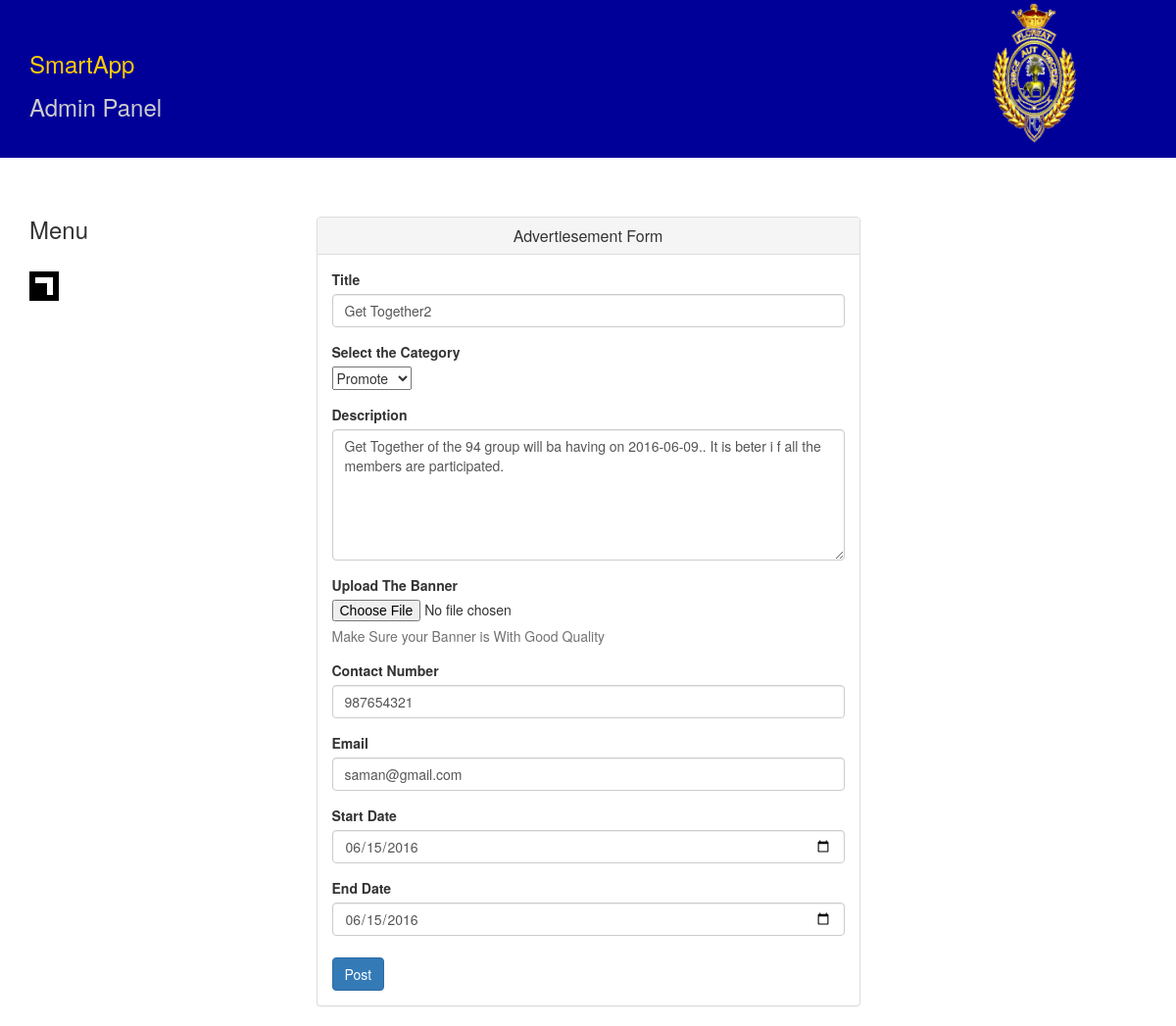
Screenshot of /editAdvertiesement.php?Edit_id=1 with the database file from the repository.
### tables this page shows
CREATE TABLE IF NOT EXISTS `postadvertiesement` (
  `IDAdd` int(11) NOT NULL AUTO_INCREMENT,
  `Type` varchar(20) NOT NULL,
  `Title` varchar(40) NOT NULL,
  `Image` varchar(100) NOT NULL,
  `Description` varchar(150) NOT NULL,
  `ContactNo` int(11) NOT NULL,
  `Email` varchar(30) NOT NULL,
  `StartDate` varchar(15) NOT NULL,
  `EndDate` varchar(15) NOT NULL,
  `CDate` varchar(40) NOT NULL,
  PRIMARY KEY (`IDAdd`)
);

### editAdvertiesement.php (the view, shortened to what this page needs)
<!DOCTYPE html PUBLIC "-//W3C//DTD XHTML 1.0 Transitional//EN" "http://www.w3.org/TR/xhtml1/DTD/xhtml1-transitional.dtd">
<html xmlns="http://www.w3.org/1999/xhtml">
<head>
   <link rel="stylesheet" href="css/style.css"></link>
   <link rel="stylesheet" href="css/bootstrap.min.css"></link>
<link type="text/css" rel="stylesheet" href="sideviewmenu.css" />
</head>
<body background="img/body.jpg">
<div class="container-fluid" id="maincontainer">
 <div class="col-md-4 box1">
  <p class="smartappheading">SmartApp</p>
   <p>Admin Panel</p>
 </div>
  <div class="col-md-2">
  <img src="img/oie_trans.gif" width="100" height="150" />
 </div>
 </div>
<body background="images/body.jpg">
<?php
if($_GET['Edit_id'])
{
$id = $_GET['Edit_id'];
}
include('includes/db.php');
$query = "select * from postadvertiesement where IDAdd='".$id."'";
$result=mysqli_query($mysqli,$query);
while($row=mysqli_fetch_array($result)){
?>
<div class="container">
<div class="row">
<div class="col-md-3">
<ul class="nav nav-pills nav-stacked"><br><br>
<h3>Menu </h3><br/>
<div class="toggler" onClick="sideviewmenu.toggle()"></div>
</ul>
</div>
<div class="col-md-6">
<div class="panel panel-default">
<div class="panel-heading">
<h4 class="panel-title" align="center">Advertiesement Form</h4>
</div>
<div class="panel-body">
<form name="form1"  method="POST" action="editAdd_form.php" onSubmit="return validateform();" enctype="multipart/form-data">
   <div class="form-group">
    <label for="fnam">Title</label>
    <input type="text" class="form-control" name="title" value="<?php echo $row['Title'] ?>">
  </div>
<div class = "form-group">
 <label for="list">Select the Category</label>
 <div>
<select name="type">
  <option value="Promote">Promote</option>
  </select>
</div>
</div>
    <div class="form-group">
    <label for="addr">Description</label>
    <textarea class="form-control" name="dis" rows="6"><?php echo $row['Description'] ?></textarea>
  </div>
  <div class="form-group">
    <label for="ima">Upload The Banner</label>
    <input type="file" name="input"/>
    <p class="help-block">Make Sure your Banner is With Good Quality</p>
  </div>
  <div class="form-group">
    <label for="fnam">Contact Number</label>
    <input type="text" class="form-control" name="contact" value="<?php echo $row['ContactNo'] ?>">
  </div>
  <div class="form-group">
    <label for="fnam">Email</label>
    <input type="text" class="form-control" name="email" value="<?php echo $row['Email'] ?>">
  </div>
  <div class="form-group">
    <label for="fnam">Start Date</label>
    <input type="date" class="form-control" name="sdate" value="<?php echo date('Y-m-d');?>"/>
  </div>
  <div class="form-group">
    <label for="fnam">End Date</label>
    <input type="date" class="form-control" name="edate" value="<?php echo date('Y-m-d');?>"/>
  </div>
  <button type="submit" class="btn btn-primary" name="btn-signup" value="submit">Post</button>
</form>
<?php } ?>
</div>
</div>
</div>
<div class="col-md-3"><br/>
</div>
</div>
</div>
</body>
</html>

### css/style.css (style rules this page uses)
#maincontainer { background-color:#009 }
.box1 { color:#CCC; font-size:24px; padding:1em; padding-top:2em; padding-left:0; }
.smartappheading { color:#FC0; font:"MS Serif", "New York", serif; }
.panel-default { margin-top:60px; }
.btn { margin-top: 7px; }

### sideviewmenu.css (style rules this page uses)
body { -webkit-transition: background 0.5s ease-in; transition: background 0.5s ease-in; }
.toggler { width: 30px; height: 30px; border: 6px solid black; text-indent: -100000px; position: relative; cursor: pointer; }
.toggler::before { position: absolute; border: 6px solid black; content: ''; width: 100%; height: 20%; top: 6px; left: -6px; display: block; }

### rows the page displays
postadvertiesement: title "Get Together2", dis "Get Together of the 94 group will ba having on 2016-06-09.. It is beter i f all the members are participated.", contact "987654321", email "saman@gmail.com"
